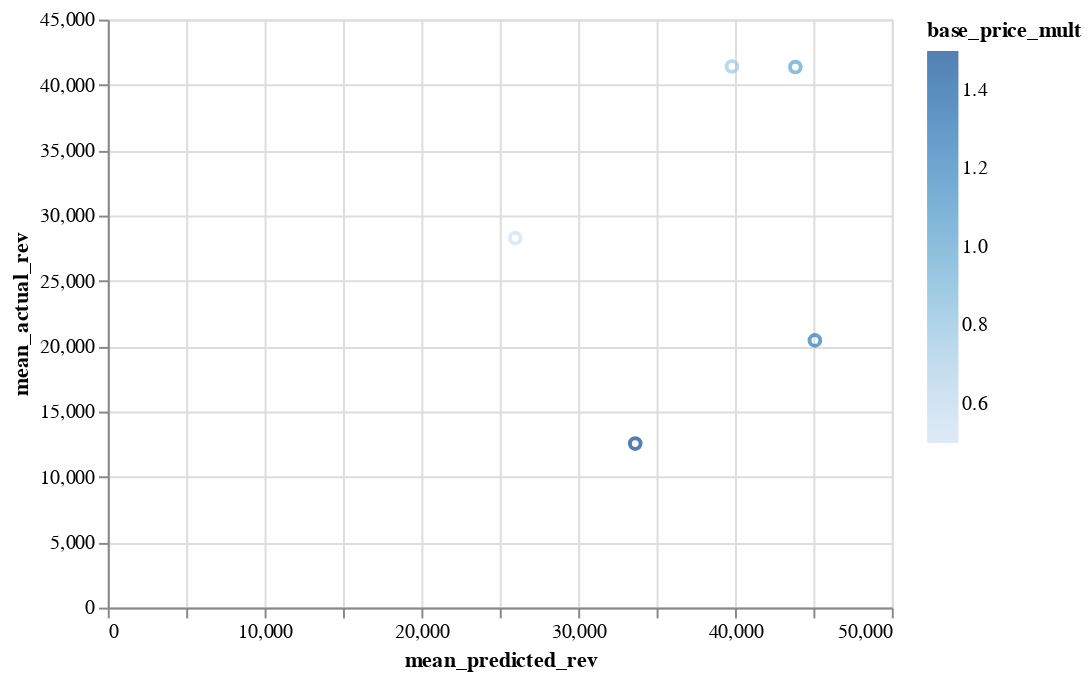

Source (notebook cell):
### Markdown cell above
# Diagnostics and Experiment With Different Pricing Strategies

Now that we have a simulator, we could apply an arbitrary reinforcement learning algorithm to create a better pricing policy. While we use the simulator for learning, our goal is to have a pricing policy that increases profits in the real environment.

For simplicity, we start with something simpler than an arbitrary reinfrocement learning model. That is, we have a function `pricing_fn_maker` that returns the previously used pricing function by some constant. This would conceivably correct for systematic overpricing or underpricing in the original pricing function.

### Code cell
def pricing_fn_maker(baseline_price_multiplier):
    def new_price_fn(*args, **kwargs):
        return baseline_price_multiplier * simple_price_fn(*args, **kwargs)
    return new_price_fn

alternative_pricing_profits = []
alternative_pricing_scenario_details = {}

for price_mult in [0.5, 0.75, 1, 1.25, 1.5]:
    new_price_fn = pricing_fn_maker(price_mult)
    pred_profits, pred_data = run_env(sim_market, new_price_fn, n_times=20)
    actual_profits, actual_data = run_env(real_market, new_price_fn, n_times=20)
    alternative_pricing_profits.append((price_mult, pred_profits.mean(), actual_profits.mean()))
    alternative_pricing_scenario_details[price_mult] = {'pred': pred_data,
                                                        'actual': actual_data}

price_comparison = pd.DataFrame(alternative_pricing_profits, 
                                columns=['base_price_mult', 'mean_predicted_rev', 'mean_actual_rev'])

print(price_comparison)

alt.Chart(price_comparison).mark_point().encode(
    x='mean_predicted_rev',
    y='mean_actual_rev',
    color='base_price_mult',
    tooltip='base_price_mult')

### Figure 1 — Vega-Lite specification as saved in the notebook (floating-point values rounded to 4 significant figures)
{"$schema": "https://vega.github.io/schema/vega-lite/v2.6.0.json", "config": {"view": {"height": 300, "width": 400}}, "data": {"name": "data-5550131df2e56eb166f728219877d67c"}, "datasets": {"data-5550131df2e56eb166f728219877d67c": [{"base_price_mult": 0.5, "mean_actual_rev": 28280.0, "mean_predicted_rev": 25980.0}, {"base_price_mult": 0.75, "mean_actual_rev": 41410.0, "mean_predicted_rev": 39800.0}, {"base_price_mult": 1, "mean_actual_rev": 41370.0, "mean_predicted_rev": 43850.0}, {"base_price_mult": 1.25, "mean_actual_rev": 20450.0, "mean_predicted_rev": 45100.0}, {"base_price_mult": 1.5, "mean_actual_rev": 12550.0, "mean_predicted_rev": 33640.0}]}, "encoding": {"color": {"field": "base_price_mult", "type": "quantitative"}, "tooltip": {"field": "base_price_mult", "type": "quantitative"}, "x": {"field": "mean_predicted_rev", "type": "quantitative"}, "y": {"field": "mean_actual_rev", "type": "quantitative"}}, "mark": "point"}
